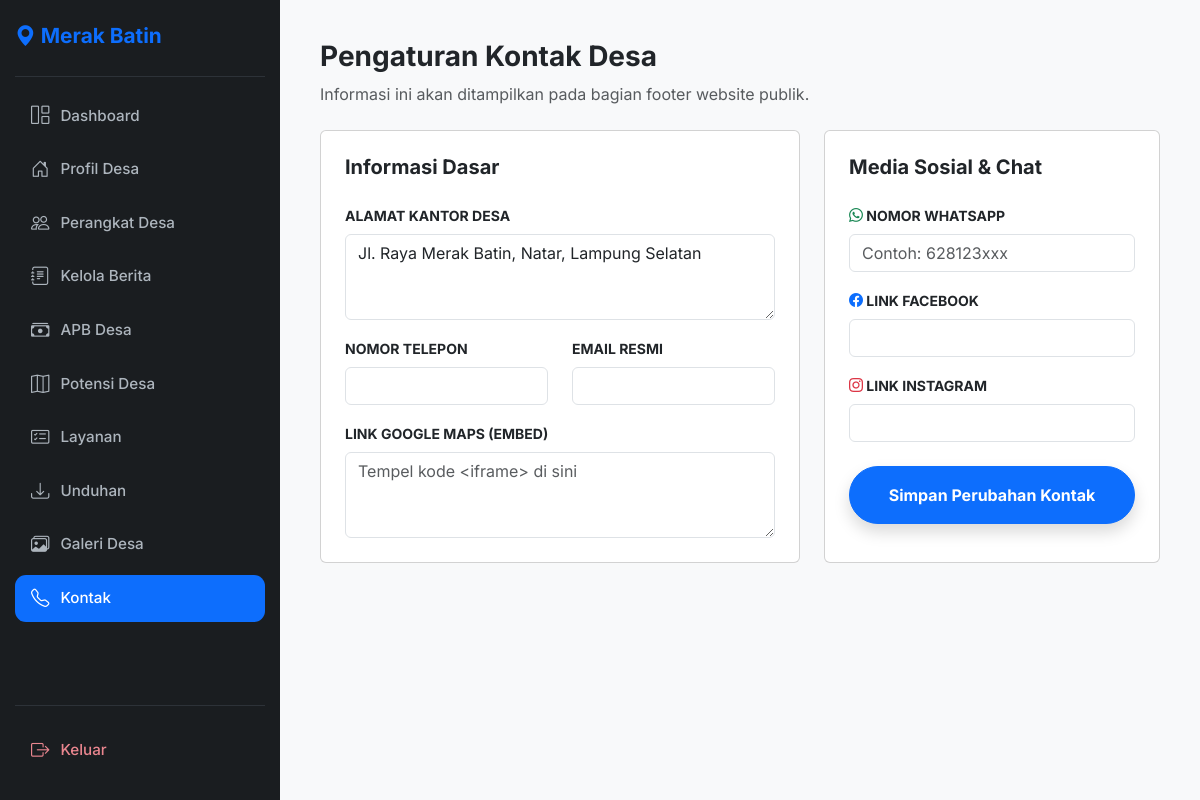
Page /admin/manage-kontak.php (signed in) on the earlier database version.
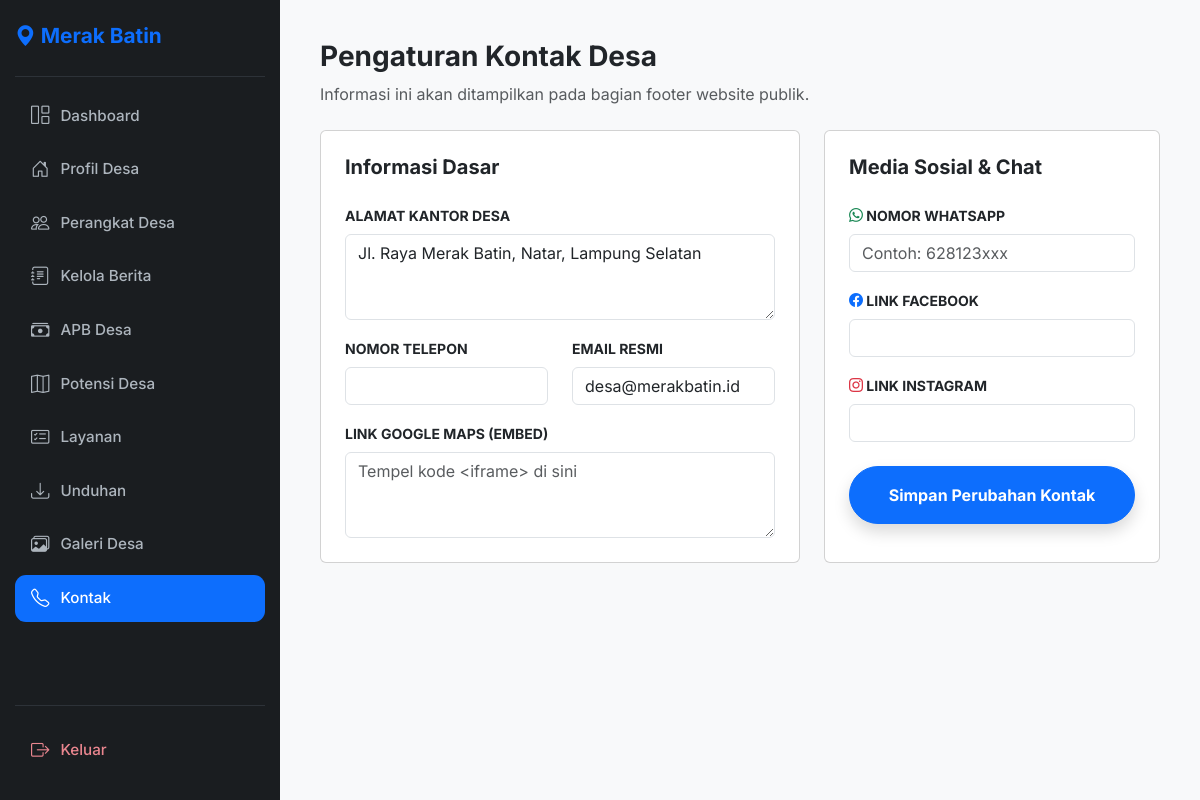
Same page on the later database version.
### tables this page shows
CREATE TABLE kontak (
    id INT PRIMARY KEY DEFAULT 1,
    alamat TEXT,
    telepon VARCHAR(20),
    email VARCHAR(100),
    whatsapp VARCHAR(20),
    facebook VARCHAR(255),
    instagram VARCHAR(255),
    maps_embed TEXT
);

### admin/manage-kontak.php (the view, shortened to what this page needs)
<?php
require '../config/db.php';
$res = mysqli_query($conn, "SELECT * FROM kontak WHERE id=1");
$data = mysqli_fetch_assoc($res);
?>
<!DOCTYPE html>
<html lang="id">
<head>
    <link href="https://cdn.jsdelivr.net/npm/bootstrap@5.3.0/dist/css/bootstrap.min.css" rel="stylesheet">
    <link rel="stylesheet" href="https://cdn.jsdelivr.net/npm/bootstrap-icons@1.11.0/font/bootstrap-icons.css">
</head>
<body>
<div class="d-flex">
    <nav class="sidebar" id="sidebar">
        <div class="sidebar-brand"><i class="bi bi-geo-alt-fill"></i> Merak Batin</div>
        <ul class="sidebar-menu">
            <li><a href="index.php" class="nav-link"><i class="bi bi-grid-1x2"></i> Dashboard</a></li>
            <li><a href="manage-profil.php" class="nav-link"><i class="bi bi-house-door"></i> Profil Desa</a></li>
            <li><a href="manage-struktur.php" class="nav-link"><i class="bi bi-people"></i> Perangkat Desa</a></li>
            <li><a href="manage-berita.php" class="nav-link"><i class="bi bi-journal-text"></i> Kelola Berita</a></li>
            <li><a href="manage-apbdesa.php" class="nav-link"><i class="bi bi-cash-stack"></i> APB Desa</a></li>
            <li><a href="manage-potensi.php" class="nav-link"><i class="bi bi-map"></i> Potensi Desa</a></li>
            <li><a href="manage-prosedur.php" class="nav-link"><i class="bi bi-card-checklist"></i> Layanan</a></li>
            <li><a href="manage-unduhan.php" class="nav-link"><i class="bi bi-download"></i> Unduhan</a></li>
            <li><a href="manage-galeri.php" class="nav-link"><i class="bi bi-images"></i> Galeri Desa</a></li>
            <li><a href="manage-kontak.php" class="nav-link active"><i class="bi bi-telephone"></i> Kontak</a></li>
        </ul>
        <div class="logout-section">
            <a href="logout.php" class="nav-link logout-link"><i class="bi bi-box-arrow-right"></i> Keluar</a>
        </div>
    </nav>
    <main class="main-content w-100">
        <div class="mb-4">
            <h3 class="fw-bold">Pengaturan Kontak Desa</h3>
            <p class="text-muted">Informasi ini akan ditampilkan pada bagian footer website publik.</p>
        </div>
        <form action="" method="POST">
            <div class="row g-4">
                <div class="col-lg-7">
                    <div class="card card-premium p-4">
                        <h5 class="fw-bold mb-4">Informasi Dasar</h5>
                        <div class="mb-3">
                            <label class="form-label small fw-bold">ALAMAT KANTOR DESA</label>
                            <textarea name="alamat" class="form-control" rows="3" required><?php echo $data['alamat']; ?></textarea>
                        </div>
                        <div class="row">
                            <div class="col-md-6 mb-3">
                                <label class="form-label small fw-bold">NOMOR TELEPON</label>
                                <input type="text" name="telepon" class="form-control" value="<?php echo $data['telepon']; ?>">
                            </div>
                            <div class="col-md-6 mb-3">
                                <label class="form-label small fw-bold">EMAIL RESMI</label>
                                <input type="email" name="email" class="form-control" value="<?php echo $data['email']; ?>">
                            </div>
                        </div>
                        <div class="mb-0">
                            <label class="form-label small fw-bold">LINK GOOGLE MAPS (EMBED)</label>
                            <textarea name="maps_embed" class="form-control" rows="3" placeholder="Tempel kode <iframe> di sini"><?php echo $data['maps_embed']; ?></textarea>
                        </div>
                    </div>
                </div>
                <div class="col-lg-5">
                    <div class="card card-premium p-4 h-100">
                        <h5 class="fw-bold mb-4">Media Sosial & Chat</h5>
                        <div class="mb-3">
                            <label class="form-label small fw-bold"><i class="bi bi-whatsapp text-success"></i> NOMOR WHATSAPP</label>
                            <input type="text" name="whatsapp" class="form-control" value="<?php echo $data['whatsapp']; ?>" placeholder="Contoh: 628123xxx">
                        </div>
                        <div class="mb-3">
                            <label class="form-label small fw-bold"><i class="bi bi-facebook text-primary"></i> LINK FACEBOOK</label>
                            <input type="url" name="facebook" class="form-control" value="<?php echo $data['facebook']; ?>">
                        </div>
                        <div class="mb-4">
                            <label class="form-label small fw-bold"><i class="bi bi-instagram text-danger"></i> LINK INSTAGRAM</label>
                            <input type="url" name="instagram" class="form-control" value="<?php echo $data['instagram']; ?>">
                        </div>
                        <button type="submit" name="update_kontak" class="btn btn-primary w-100 py-3 rounded-pill fw-bold shadow">
                            Simpan Perubahan Kontak
                        </button>
                    </div>
                </div>
            </div>
        </form>
    </main>
</div>
</body>
</html>

### admin/manage-kontak.php (style rules this page uses)
:root { --sidebar-bg: #1a1d20; --active-blue: #0d6efd; }
body { font-family: 'Inter', sans-serif; background-color: #f8f9fa; }
.sidebar { width: 280px; background: var(--sidebar-bg); height: 100vh; position: fixed; display: flex; flex-direction: column; padding: 20px 15px; transition: all 0.3s; z-index: 1000; overflow: hidden; }
.sidebar-brand { color: var(--active-blue); font-weight: 700; font-size: 1.3rem; padding-bottom: 25px; border-bottom: 1px solid #2d3238; margin-bottom: 15px; flex-shrink: 0; }
.sidebar-menu { flex-grow: 1; list-style: none; padding: 0; margin: 0; overflow-y: hidden; overflow-x: hidden; }
.nav-link { color: #adb5bd; padding: 10px 16px; border-radius: 11px; display: flex; align-items: center; transition: 0.3s; font-weight: 500; margin-bottom: 6px; white-space: nowrap; font-size: 0.95rem; }
.nav-link i { font-size: 1.15rem; margin-right: 11px; }
.nav-link:hover, .nav-link.active { background: rgba(13, 110, 253, 0.15); color: var(--active-blue); }
.nav-link.active { background: var(--active-blue); color: #fff; }
.logout-section { margin-top: auto; padding-top: 20px; border-top: 1px solid #2d3238; flex-shrink: 0; background: var(--sidebar-bg); }
.logout-link { color: #ea868f !important; }
.main-content { margin-left: 280px; padding: 40px; transition: 0.3s; }

Differences in the rows shown:
changed kontak "Jl. Raya Merak Batin, Natar, Lampung Selatan": email (not shown) → "desa@merakbatin.id"
